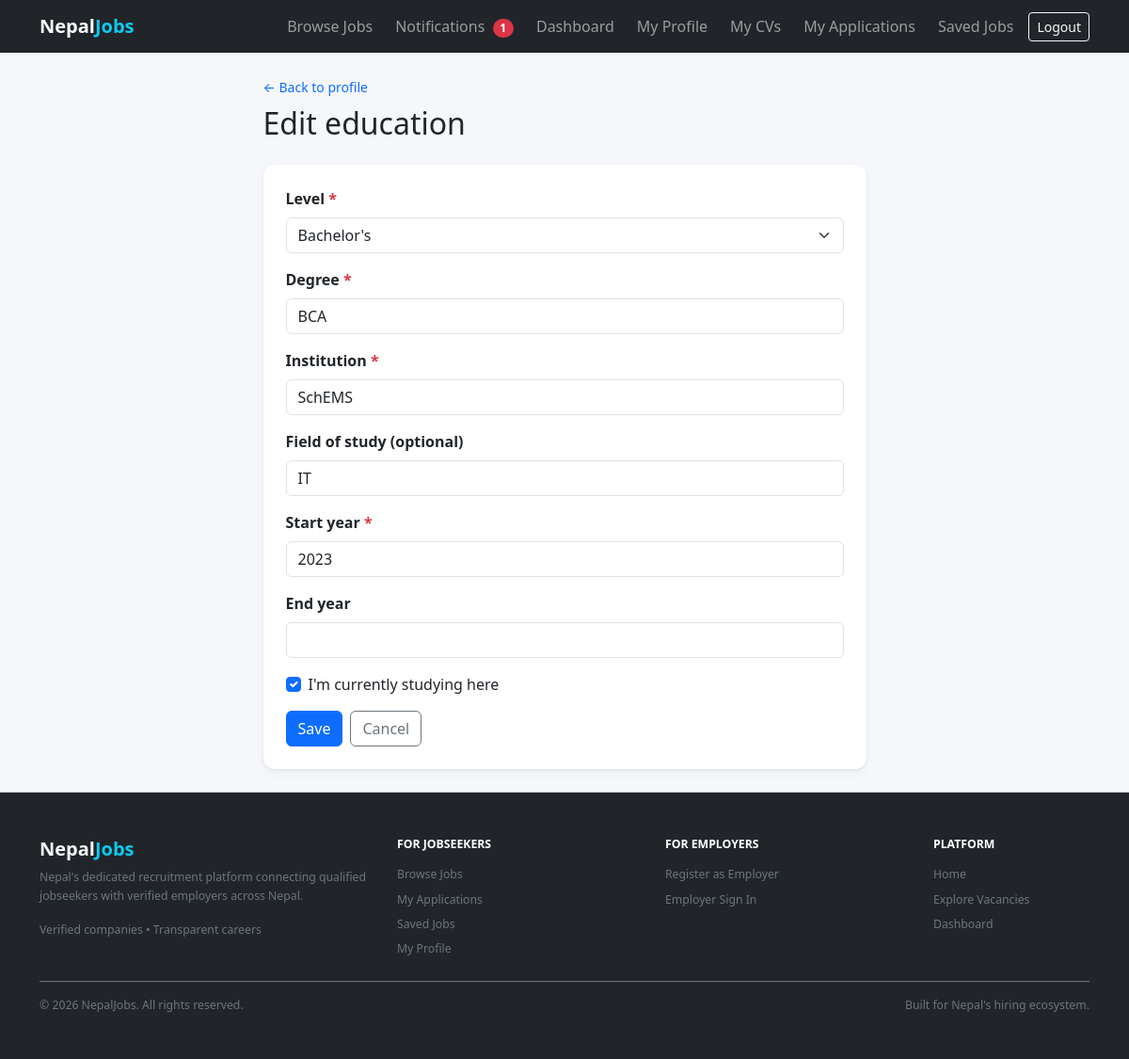
The page /accounts/profile/education/1/edit/ (signed in) on the database its author committed.
### accounts/models.py (models this page shows, shortened)
class Education(models.Model):
    class Level(models.TextChoices):
        SEE = "see", "SEE"
        PLUS_TWO = "plus2", "+2 / High School"
        DIPLOMA = "diploma", "Diploma"
        BACHELOR = "bachelor", "Bachelor's"
        MASTER = "master", "Master's"
        PHD = "phd", "PhD"
        OTHER = "other", "Other"
    profile = models.ForeignKey(JobseekerProfile, on_delete=models.CASCADE, related_name="educations")
    level = models.CharField(max_length=10, choices=Level.choices)
    degree = models.CharField(max_length=150)
    institution = models.CharField(max_length=200)
    field_of_study = models.CharField(max_length=150, blank=True)
    start_year = models.PositiveSmallIntegerField()
    end_year = models.PositiveSmallIntegerField(null=True, blank=True)
    is_ongoing = models.BooleanField(default=False)
    class Meta:
        ordering = ["-is_ongoing", "-end_year", "-start_year"]

### accounts/views.py (the view)
# urls.py: path("profile/education/<int:pk>/edit/", views.EducationUpdateView.as_view(), name="education_edit"),
class EducationUpdateView(SectionUpdateView):
    model, form_class, section_name = Education, EducationForm, "Education"

### accounts/forms.py
class EducationForm(BootstrapFormMixin, forms.ModelForm):
    class Meta:
        model = Education
        fields = ("level", "degree", "institution", "field_of_study",
                  "start_year", "end_year", "is_ongoing")
        labels = {
            "field_of_study": "Field of study (optional)",
            "is_ongoing": "I'm currently studying here",
        }
        widgets = {
            "degree": forms.TextInput(attrs={"placeholder": "e.g. BCA, +2 Science"}),
        }

### accounts/models.py (called while the page is built)
    @property
    def is_jobseeker(self):
        return self.role == self.Role.JOBSEEKER

    @property
    def is_employer(self):
        return self.role == self.Role.EMPLOYER

### accounts/views.py (called while the page is built)
    def test_func(self):
        return self.request.user.is_jobseeker

    def get_queryset(self):
        return self.model.objects.filter(profile=self.request.user.jobseeker_profile)

### notifications/context_processors.py (called while the page is built)
def unread_notifications_count(request):
    if getattr(request, "user", None) and request.user.is_authenticated:
        count = request.user.notifications.filter(is_read=False).count()
    else:
        count = 0
    return {"unread_notifications_count": count}

### templates/accounts/section_form.html (shortened to what this page needs)
{% extends 'base.html' %}
{% block content %}
<div class="row justify-content-center">
  <div class="col-lg-7">
    <a class="text-decoration-none small" href="{% url 'profile' %}">&larr; Back to profile</a>
    <h2 class="mt-2 mb-4">{% if object %}Edit{% else %}Add{% endif %} {{ view.section_name|lower }}</h2>
    <div class="card">
      <div class="card-body p-4">
        <form method="post">
          {% include 'includes/form_fields.html' %}
          <div class="d-flex gap-2">
            <button class="btn btn-primary" type="submit">Save</button>
            <a class="btn btn-outline-secondary" href="{% url 'profile' %}">Cancel</a>
          </div>
        </form>
      </div>
    </div>
  </div>
</div>
{% endblock %}

### templates/includes/form_fields.html (shortened to what this page needs)
{% for field in form %}
  {% if field.widget_type == 'checkbox' %}
    <div class="form-check mb-3">
      {{ field }}
      <label class="form-check-label" for="{{ field.id_for_label }}">{{ field.label }}</label>
    </div>
  {% else %}
    <div class="mb-3">
      <label for="{{ field.id_for_label }}" class="form-label fw-semibold">
        {{ field.label }}{% if field.field.required %} <span class="text-danger">*</span>{% endif %}
      </label>
      {{ field }}
    </div>
  {% endif %}
{% endfor %}

### static/css/styles.css (style rules this page uses)
:root { --nj-dark: #0f172a; --nj-bg: #f5f7fb; --nj-muted: #64748b; }
body { background: var(--nj-bg); }
.card { border: 0; border-radius: 0.75rem; box-shadow: 0 1px 3px rgba(15, 23, 42, 0.08), 0 4px 12px rgba(15, 23, 42, 0.04); }

### rows shown on the page
Education: form "Bachelor's" "BCA" "SchEMS" "IT" "2023", form "☑"

### other values the page prints
{{ unread_notifications_count }} "1"
{{ view.section_name|lower }} "education"
{{ field.label }} "Level" "Degree" "Institution" "Field of study (optional)" "Start year" "End year"
{{ field.label }} "I'm currently studying here"
